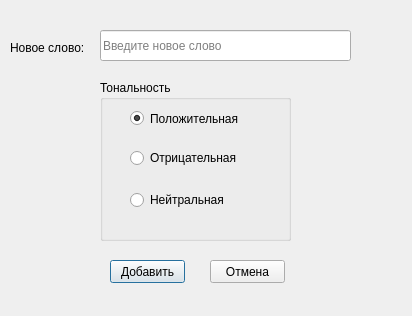
<?xml version="1.0" encoding="UTF-8"?>
<ui version="4.0">
 <class>addNewWordDialog</class>
 <widget class="QDialog" name="addNewWordDialog">
  <property name="windowModality">
   <enum>Qt::WindowModal</enum>
  </property>
  <property name="enabled">
   <bool>true</bool>
  </property>
  <property name="geometry">
   <rect>
    <x>0</x>
    <y>0</y>
    <width>412</width>
    <height>316</height>
   </rect>
  </property>
  <property name="windowTitle">
   <string>Добавить новое слово</string>
  </property>
  <widget class="QGroupBox" name="chooseSentimentGroupBox">
   <property name="geometry">
    <rect>
     <x>100</x>
     <y>80</y>
     <width>191</width>
     <height>161</height>
    </rect>
   </property>
   <property name="title">
    <string>Тональность</string>
   </property>
   <widget class="QRadioButton" name="radioButtonPSTV">
    <property name="geometry">
     <rect>
      <x>30</x>
      <y>30</y>
      <width>131</width>
      <height>17</height>
     </rect>
    </property>
    <property name="text">
     <string>Положительная</string>
    </property>
    <property name="checked">
     <bool>true</bool>
    </property>
   </widget>
   <widget class="QRadioButton" name="radioButtonNGTV">
    <property name="geometry">
     <rect>
      <x>30</x>
      <y>70</y>
      <width>131</width>
      <height>16</height>
     </rect>
    </property>
    <property name="text">
     <string>Отрицательная</string>
    </property>
   </widget>
   <widget class="QRadioButton" name="radioButtonNEUT">
    <property name="geometry">
     <rect>
      <x>30</x>
      <y>110</y>
      <width>121</width>
      <height>20</height>
     </rect>
    </property>
    <property name="text">
     <string>Нейтральная</string>
    </property>
   </widget>
  </widget>
  <widget class="QLineEdit" name="newWordEdit">
   <property name="geometry">
    <rect>
     <x>100</x>
     <y>30</y>
     <width>251</width>
     <height>31</height>
    </rect>
   </property>
   <property name="styleSheet">
    <string notr="true"/>
   </property>
   <property name="placeholderText">
    <string>Введите новое слово</string>
   </property>
  </widget>
  <widget class="QLabel" name="labelNewWord">
   <property name="geometry">
    <rect>
     <x>10</x>
     <y>40</y>
     <width>91</width>
     <height>16</height>
    </rect>
   </property>
   <property name="text">
    <string>Новое слово:</string>
   </property>
  </widget>
  <widget class="QPushButton" name="buttonAdd">
   <property name="geometry">
    <rect>
     <x>110</x>
     <y>260</y>
     <width>75</width>
     <height>23</height>
    </rect>
   </property>
   <property name="text">
    <string>Добавить</string>
   </property>
  </widget>
  <widget class="QPushButton" name="buttonCancel">
   <property name="geometry">
    <rect>
     <x>210</x>
     <y>260</y>
     <width>75</width>
     <height>23</height>
    </rect>
   </property>
   <property name="text">
    <string>Отмена</string>
   </property>
  </widget>
  <widget class="QLabel" name="labelError">
   <property name="geometry">
    <rect>
     <x>100</x>
     <y>60</y>
     <width>251</width>
     <height>16</height>
    </rect>
   </property>
   <property name="font">
    <font>
     <pointsize>7</pointsize>
    </font>
   </property>
   <property name="styleSheet">
    <string notr="true">color: rgb(255, 0, 0);</string>
   </property>
   <property name="text">
    <string/>
   </property>
  </widget>
 </widget>
 <resources/>
 <connections/>
</ui>
